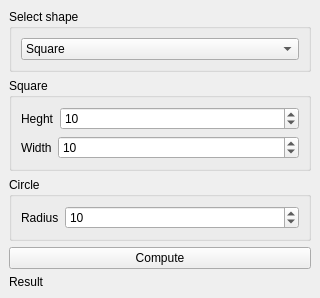
<?xml version="1.0" encoding="UTF-8"?>
<ui version="4.0">
 <class>computeArea</class>
 <widget class="QMainWindow" name="computeArea">
  <property name="geometry">
   <rect>
    <x>0</x>
    <y>0</y>
    <width>320</width>
    <height>276</height>
   </rect>
  </property>
  <property name="windowTitle">
   <string>computeArea</string>
  </property>
  <widget class="QWidget" name="centralwidget">
   <layout class="QVBoxLayout" name="verticalLayout_3">
    <item>
     <widget class="QGroupBox" name="groupBox">
      <property name="title">
       <string>Select shape</string>
      </property>
      <layout class="QVBoxLayout" name="verticalLayout">
       <item>
        <widget class="QComboBox" name="shape_cbb">
         <item>
          <property name="text">
           <string>Square</string>
          </property>
         </item>
         <item>
          <property name="text">
           <string>Circle</string>
          </property>
         </item>
        </widget>
       </item>
      </layout>
     </widget>
    </item>
    <item>
     <widget class="QGroupBox" name="sq_gb">
      <property name="title">
       <string>Square</string>
      </property>
      <layout class="QVBoxLayout" name="verticalLayout_2">
       <item>
        <layout class="QHBoxLayout" name="horizontalLayout" stretch="0,1">
         <item>
          <widget class="QLabel" name="label">
           <property name="minimumSize">
            <size>
             <width>30</width>
             <height>0</height>
            </size>
           </property>
           <property name="text">
            <string>Heght</string>
           </property>
          </widget>
         </item>
         <item>
          <widget class="QSpinBox" name="sq_heigth_spx">
           <property name="maximum">
            <number>99999999</number>
           </property>
           <property name="value">
            <number>10</number>
           </property>
          </widget>
         </item>
        </layout>
       </item>
       <item>
        <layout class="QHBoxLayout" name="horizontalLayout_2" stretch="0,1">
         <item>
          <widget class="QLabel" name="label_2">
           <property name="minimumSize">
            <size>
             <width>30</width>
             <height>0</height>
            </size>
           </property>
           <property name="text">
            <string>Width</string>
           </property>
          </widget>
         </item>
         <item>
          <widget class="QSpinBox" name="sq_width_spx">
           <property name="maximum">
            <number>99999999</number>
           </property>
           <property name="value">
            <number>10</number>
           </property>
          </widget>
         </item>
        </layout>
       </item>
      </layout>
     </widget>
    </item>
    <item>
     <widget class="QGroupBox" name="cr_gb">
      <property name="title">
       <string>Circle</string>
      </property>
      <layout class="QVBoxLayout" name="verticalLayout_4">
       <item>
        <layout class="QHBoxLayout" name="horizontalLayout_3" stretch="0,1">
         <item>
          <widget class="QLabel" name="label_3">
           <property name="minimumSize">
            <size>
             <width>30</width>
             <height>0</height>
            </size>
           </property>
           <property name="text">
            <string>Radius</string>
           </property>
          </widget>
         </item>
         <item>
          <widget class="QSpinBox" name="cr_radius_spx">
           <property name="maximum">
            <number>99999999</number>
           </property>
           <property name="value">
            <number>10</number>
           </property>
          </widget>
         </item>
        </layout>
       </item>
      </layout>
     </widget>
    </item>
    <item>
     <spacer name="verticalSpacer">
      <property name="orientation">
       <enum>Qt::Vertical</enum>
      </property>
      <property name="sizeHint" stdset="0">
       <size>
        <width>20</width>
        <height>40</height>
       </size>
      </property>
     </spacer>
    </item>
    <item>
     <widget class="QPushButton" name="compute_btn">
      <property name="text">
       <string>Compute</string>
      </property>
     </widget>
    </item>
    <item>
     <widget class="QLabel" name="result_lb">
      <property name="text">
       <string>Result</string>
      </property>
     </widget>
    </item>
   </layout>
  </widget>
 </widget>
 <resources/>
 <connections/>
</ui>
